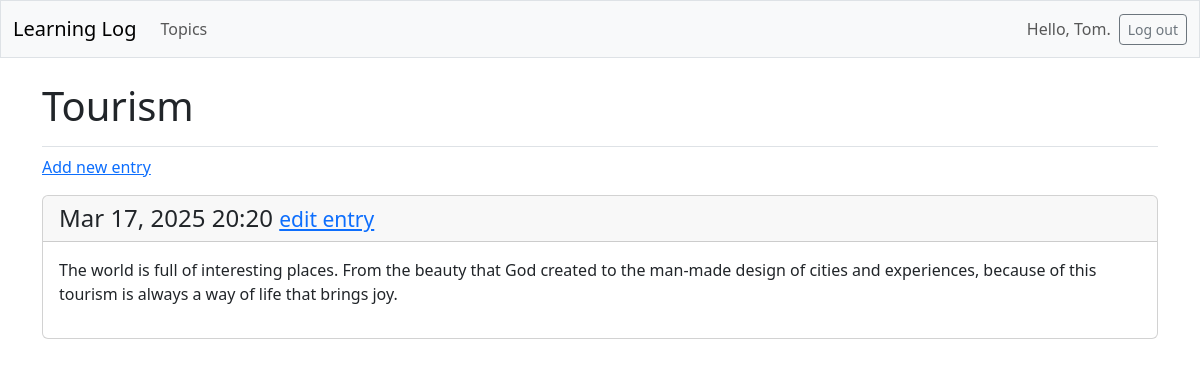
Screenshot of /topics/6/ (signed in) with the database file from the repository.
### learning_logs/models.py (models this page shows, shortened)
class Topic(models.Model):   #Topic Class: Represents a topic that the user is learning about.
    text = models.CharField(max_length=200)  # Stores the topic name, Short text field (max 200 chars)
    date_added = models.DateTimeField(auto_now_add=True)  # Stores the date & time when the topic was created.
    owner = models.ForeignKey(User, on_delete=models.CASCADE) #This links each topic to the user who created it

class Entry(models.Model):
    topic = models.ForeignKey(Topic, on_delete=models.CASCADE)  # Links each entry to a topic
    text = models.TextField()  # Stores user input (no length limit)
    date_added = models.DateTimeField(auto_now_add=True)  # Stores timestamp when entry is created
    class Meta:
        verbose_name_plural = 'entries'  # Ensures "Entries" is used instead of "Entrys"

### learning_logs/views.py (the view)
# urls.py: path('topics/<int:topic_id>/', views.topic, name='topic'),# View specific topic
@login_required
def topic(request, topic_id):
    topic = Topic.objects.get(id=topic_id)
    if topic.owner != request.user:
        raise Http404 #Prevents unauthorized access/ user can't view a topic that is not assigned to them
    entries = topic.entry_set.order_by('-date_added')
    context = {'topic': topic, 'entries': entries}
    return render(request, 'learning_logs/topic.html', context)

### learning_logs/templates/learning_logs/topic.html
{% extends 'learning_logs/base.html' %}
{% block page_header %}
  <h1>{{ topic.text }}</h1>
{% endblock page_header %}
{% block content %}
  <p>
    <a href="{% url 'learning_logs:new_entry' topic.id %}">Add new entry</a>
  </p>
  {% for entry in entries %}
    <div class="card mb-3">
      <h4 class="card-header">
        {{ entry.date_added|date:'M d, Y H:i' }}
        <small><a href="{% url 'learning_logs:edit_entry' entry.id %}">
          edit entry</a></small>
      </h4>
      <div class="card-body">{{ entry.text|linebreaks }}</div>
    </div>
  {% empty %}
    <p>There are no entries for this topic yet.</p>
  {% endfor %}
{% endblock content %}

### learning_logs/templates/learning_logs/base.html (shortened to what this page needs)
<!doctype html>
<html lang="en">
<head>
  {% load django_bootstrap5 %}
  {% bootstrap_css %}
</head>
<body>
  <nav class="navbar navbar-expand-md navbar-light bg-light mb-4 border">
    <div class="container-fluid">
      <a class="navbar-brand" href="{% url 'learning_logs:index' %}">
          Learning Log</a>
      <div class="collapse navbar-collapse" id="navbarCollapse">
        <ul class="navbar-nav me-auto mb-2 mb-md-0">
          <li class="nav-item">
            <a class="nav-link" href="{% url 'learning_logs:topics' %}">
              Topics</a></li>
        </ul>
        <ul class="navbar-nav ms-auto mb-2 mb-md-0">
          {% if user.is_authenticated %}
            <li class="nav-item">
              <span class="navbar-text me-2">Hello, {{ user.username }}.
                </span></li>
          {% endif %}
        </ul>
        {% if user.is_authenticated %}
          <form action="{% url 'accounts:logout' %}" method='post'>
            <button name='submit' class='btn btn-outline-secondary btn-sm'>
              Log out</button>
          </form>
        {% endif %}
      </div>
    </div>
  </nav>
  <main class="container">
    <div class="pb-2 mb-2 border-bottom">
      {% block page_header %}{% endblock page_header %}
    </div>
    <div>
      {% block content %}{% endblock content %}
    </div>
  </main>
</body>
</html>

### rows the page displays
Topic: text "Tourism"
Entry: date_added "Mar 17, 2025 20:20", text "The world is full of interesting places. From the beauty that God created to the man-made design of cities and experiences, because of this tourism is always a way of life that brings joy."

### other values shown
{{ user.username }} "Tom"
